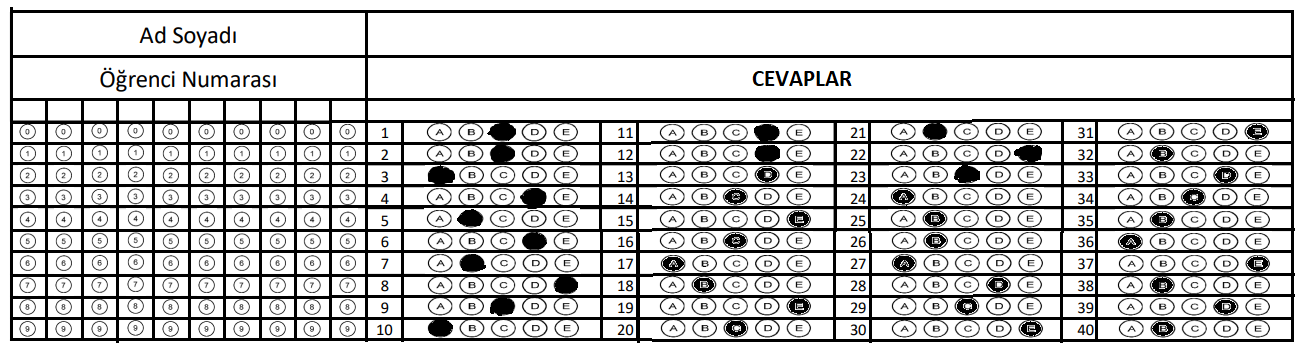
#> input picture cevapanahtari.png, 1310 x 356 px
$ python main.py
#> lines starting #> are read from the running program, lines starting #| are printed output that depends on the picture; after the words box and inside, x2 and y2 are one past the last pixel; in counts of white or black regions, pixels touching at a corner belong together
### utility.py
import cv2 as cv

def preprocess(img):
    tmpdraw = img.copy()  #büyük dikdörtgeni çizmek için gercek resmin bir kopyası alındı.
    bigcount = img.copy()
    canny = cv.Canny(img,10,50) # resmin kenarları algılandı
    countours,hierarchy = cv.findContours(canny,cv.RETR_EXTERNAL,cv.CHAIN_APPROX_NONE) #Resmin kenarları çizildi.
    cv.drawContours(tmpdraw,countours,-1,(255,0,0),10) #Kenarların çizimi gerçekleşti.
    cv.imshow("a",tmpdraw) # burada deneme amaclı ekranda gösterdik
    cv.waitKey(0)


    big = rectangles(countours) # burada en büyük dikdörtgeni almak için fonksıyon cagırdık.

    # Burada dış dikdörtgen algılıyor.
    peri = cv.arcLength(big,True) #cevre
    aprox = cv.approxPolyDP(big,0.02*peri,True)
    biggestCount = aprox
    #

    cv.drawContours(bigcount,biggestCount,-1,(255,0,0),10) # en buyuk dikdörtgen çizdik
    cv.imshow("a",bigcount) # burada deneme amaclı ekranda gösterdik.
    cv.waitKey(0)

def rectangles(countours): # Dikdörtgen adı altında fonksiyon ismi tanımladım ve içine countours parametresini verdim.
    rect = [] # rect adında boş bir dizi oluşturdum.
    for i in countours:
        area = cv.contourArea(i) # Döngüye alıp çizilen kenarların her bırı ıcın bır alan hesabı yaptı.

        if area > 500:
            peri = cv.arcLength(i,True) # arclength cevre hesabı yaptırdık.
            aprox = cv.approxPolyDP(i,peri * 0.02,True) # approxplydp ile çizilen kenarın kac kenarlı oldugu bulmaya çalışıyor.

            if len(aprox) == 4: # kenar sayısı 4 olanlarını aldım.
                rect.append(i) # rect dizisine ekledik
    rect = sorted(rect,key=cv.contourArea,reverse=True) # dikdörtgenleri sıraladık
    return rect[0] # en buyuk dikdörtgen aldı.

### main.py
import cv2 as cv
import utility as ut
import os

p = os.getcwd() #(os işleitm sistemi için bir api)bulundugum dızını gosterıyor
path = os.listdir( p + '/fotograflar/') #bulundugum dızınde kı fotograflara attım ve listeledim
cvppath = "cevapanahtari.png" # bulundugum dızındekı cevap anahtarı
cevapanahtari = cv.imread(cvppath) #İmread -->cevap anahtarı okuyor.
#> cevapanahtari is the input picture: shape (356, 1310, 3); mean B, G, R 200.4, 200.4, 200.4
cevapanahtari = ut.preprocess(cevapanahtari)  # utiltydeki preprocess fonksiyonu incele.
#> in preprocess, `canny = cv.Canny(img,10,50)`:
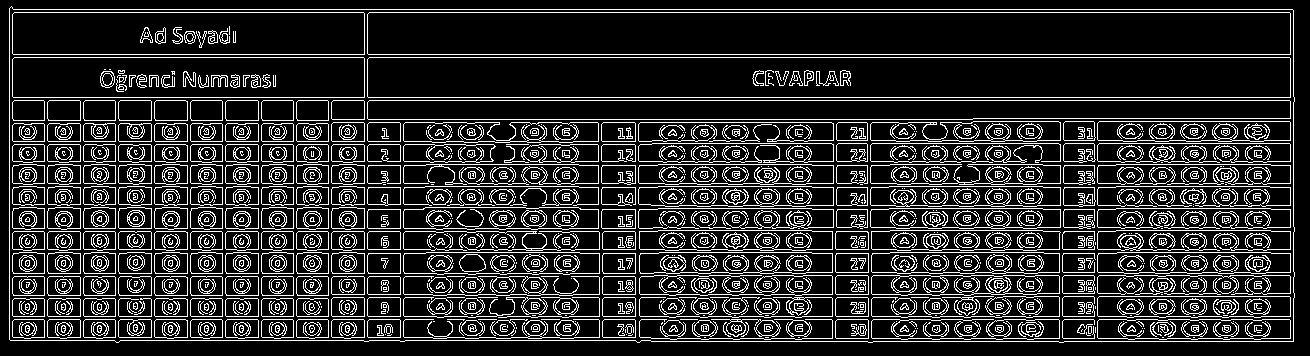
#> canny: shape (356, 1310); 17.2% white in thin lines or dots
#> in preprocess, `countours,hierarchy = cv.findContours(canny,cv.RETR_EXTERNAL,cv.CHAIN_..`: countours = 1 contour; box (x1, y1, x2, y2) and area: (9, 6, 1295, 343) 425708
#> in preprocess, `cv.drawContours(tmpdraw,countours,-1,(255,0,0),10)`:
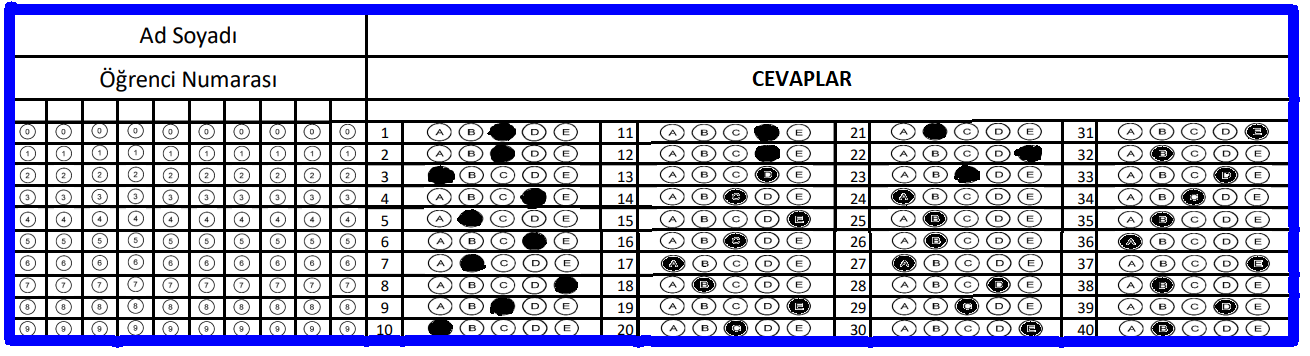
#> tmpdraw: shape (356, 1310, 3); 7.62% of pixels changed, all inside (x1, y1, x2, y2) = (4, 1, 1300, 348)
#> the loop in rectangles, `for i in countours:` made 1 pass
#> (area, peri, aprox) on pass 1: (425708.5, 3243.8, [[9, 8], [10, 340], [1293, 341], [1292, 9]])
#> after the loop in rectangles, `for i in countours:`: rect has the same summary as countours in preprocess
#> in preprocess, `big = rectangles(countours)`: big = contour of 3231 points, box (x1, y1, x2, y2) (9, 6, 1295, 343), area 425708
#> in preprocess, `peri = cv.arcLength(big,True)`: peri = 3243.8
#> in preprocess, `aprox = cv.approxPolyDP(big,0.02*peri,True)`: aprox = [[9, 8], [10, 340], [1293, 341], [1292, 9]]
#> in preprocess, `cv.drawContours(bigcount,biggestCount,-1,(255,0,0),10)`:
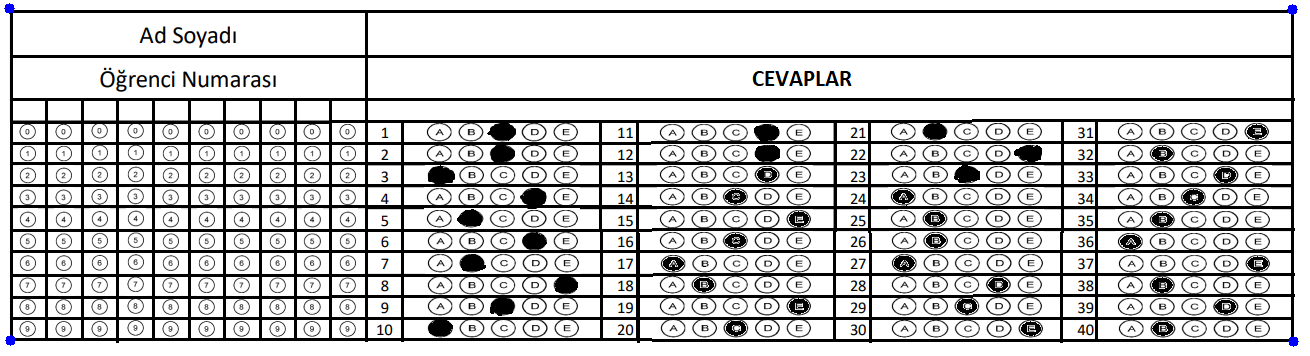
#> bigcount: shape (356, 1310, 3); 0.07% of pixels changed, all inside (x1, y1, x2, y2) = (4, 3, 1299, 347)

# Tum fotograflar belirtilen diziden teker teker okur ve sonuçu excelle yazdırıyor.
for i in range(0,len(path)):
    imgs = cv.imread('./fotograflar/' + path[i]) # fotograflar dızınıdekı tum sırayla fotoları okudu.
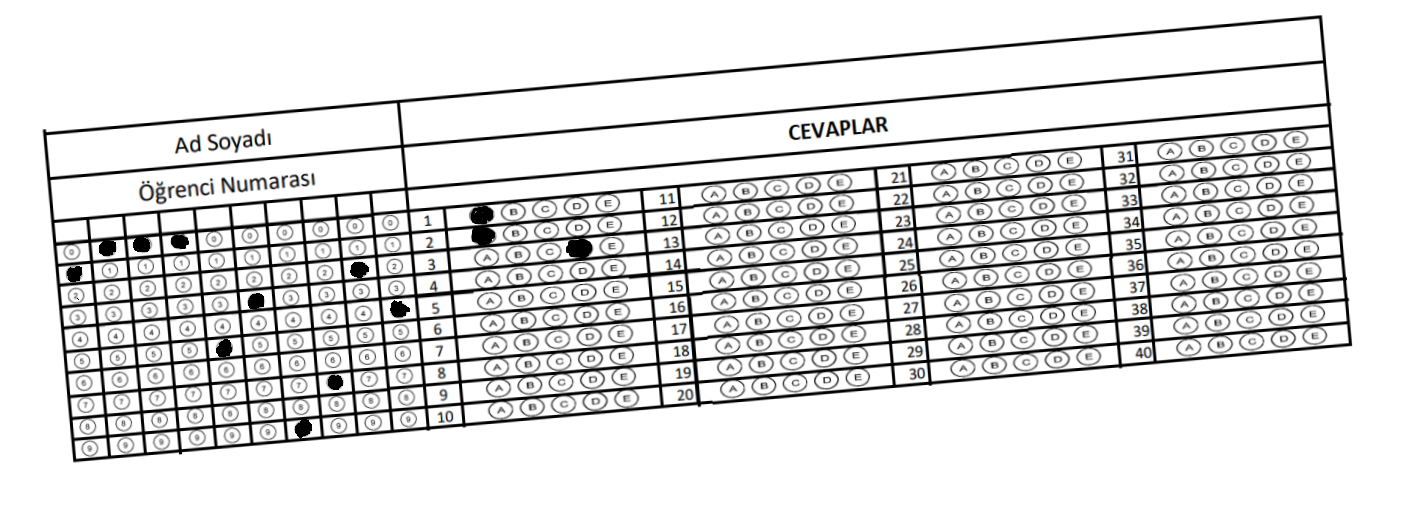
#> input picture fotograflar/1.png, 1410 x 516 px
#> imgs is the input picture: shape (516, 1410, 3); mean B, G, R 221.8, 221.8, 221.8
    ut.preprocess(imgs) #fotografı biçimlendirdi.
#> in preprocess (call 2), `canny = cv.Canny(img,10,50)`:
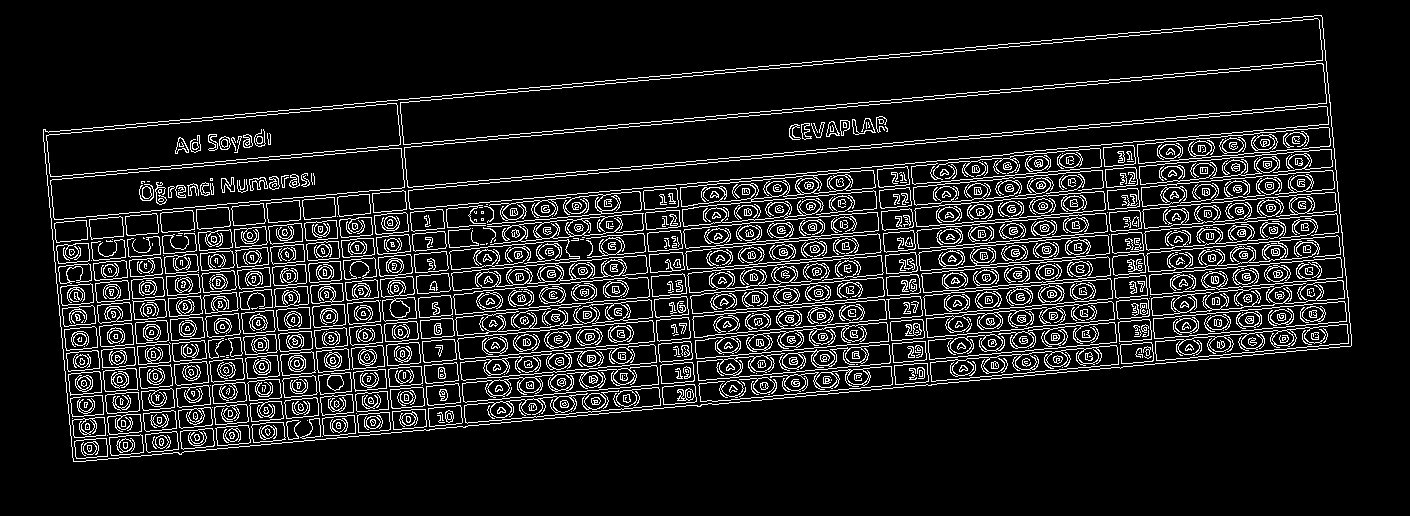
#> canny: shape (516, 1410); 11.3% white in thin lines or dots, all inside (x1, y1, x2, y2) = (43, 15, 1352, 462)
#> in preprocess (call 2), `countours,hierarchy = cv.findContours(canny,cv.RETR_EXTERNAL,cv.CHAIN_..`: countours = 1 contour; box (x1, y1, x2, y2) and area: (43, 15, 1352, 462) 425718
#> in preprocess (call 2), `cv.drawContours(tmpdraw,countours,-1,(255,0,0),10)`:
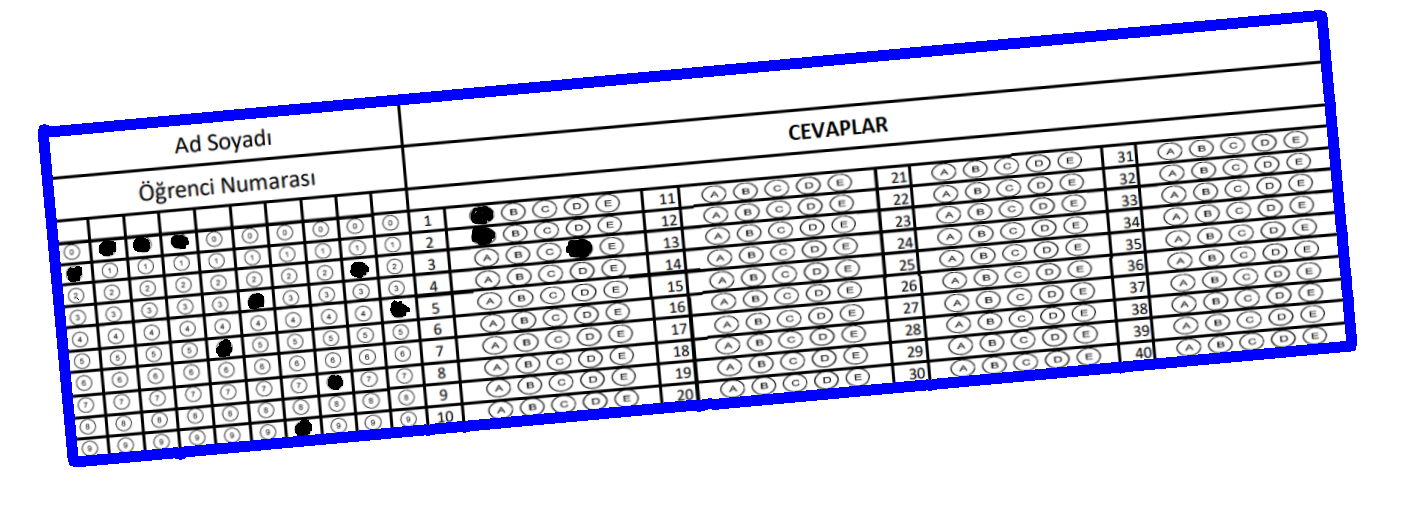
#> tmpdraw: shape (516, 1410, 3); 4.87% of pixels changed, all inside (x1, y1, x2, y2) = (38, 10, 1357, 467)
#> the loop in rectangles (call 2), `for i in countours:` made 1 pass
#> (area, peri, aprox) on pass 1: (425718, 3348.4, [[1322, 17], [43, 129], [73, 461], [1350, 346]])
#> after the loop in rectangles (call 2), `for i in countours:`: rect has the same summary as countours in preprocess
#> in preprocess (call 2), `big = rectangles(countours)`: big = contour of 3220 points, box (x1, y1, x2, y2) (43, 15, 1352, 462), area 425718
#> in preprocess (call 2), `peri = cv.arcLength(big,True)`: peri = 3348.4
#> in preprocess (call 2), `aprox = cv.approxPolyDP(big,0.02*peri,True)`: aprox = [[1322, 17], [43, 129], [73, 461], [1350, 346]]
#> in preprocess (call 2), `cv.drawContours(bigcount,biggestCount,-1,(255,0,0),10)`:
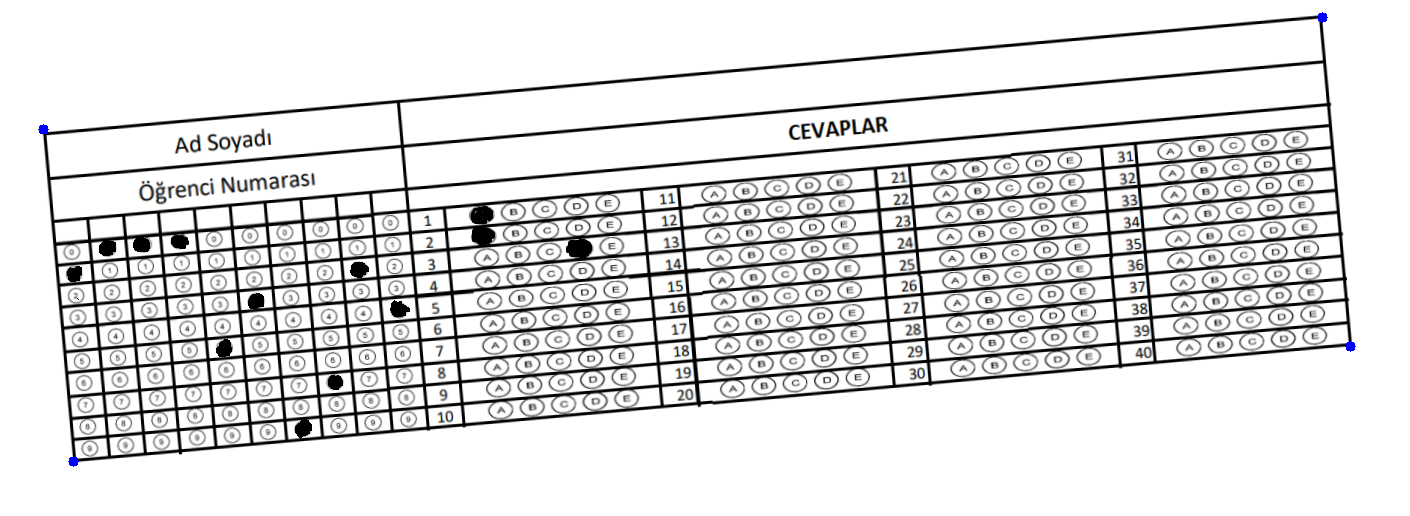
#> bigcount: shape (516, 1410, 3); 0.04% of pixels changed, all inside (x1, y1, x2, y2) = (38, 12, 1356, 467)
#> pass 2 of the loop `for i in range(0,len(path)):`:
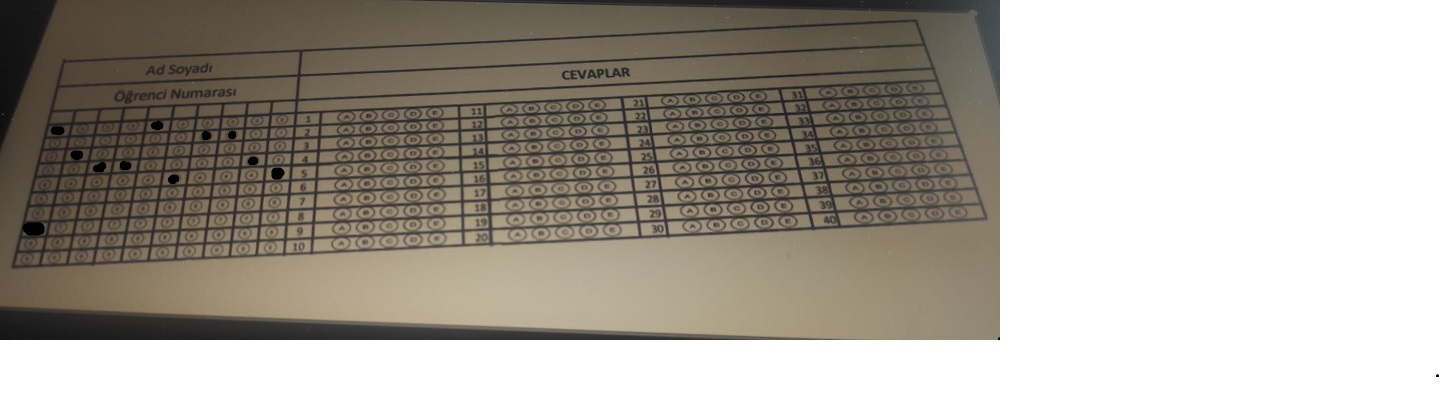
#> input picture fotograflar/2.png, 1445 x 405 px
#> imgs is the input picture: shape (405, 1445, 3); mean B, G, R 157.4, 166, 171.4
#> in preprocess (call 3), `canny = cv.Canny(img,10,50)`:
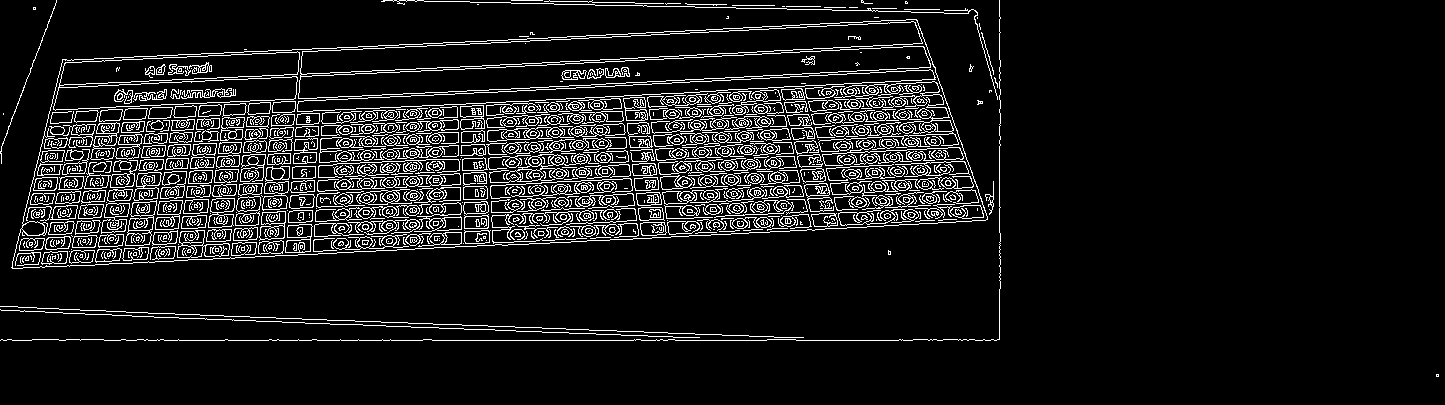
#> canny: shape (405, 1445); 9.3% white in thin lines or dots
#> countours = 37 contours, 34 with area under 20; largest, box (x1, y1, x2, y2) and area: (11, 19, 988, 269) 188003, (985, 181, 994, 215) 34, (381, 0, 998, 100) 21
#> tmpdraw: shape (405, 1445, 3)
#> after the loop in rectangles (call 3), `for i in countours:`: rect = 1 contour; box (x1, y1, x2, y2) and area: (11, 19, 988, 269) 188003
#> big = contour of 2238 points, box (x1, y1, x2, y2) (11, 19, 988, 269), area 188003
#> in preprocess (call 3), `peri = cv.arcLength(big,True)`: peri = 2333.3
#> in preprocess (call 3), `aprox = cv.approxPolyDP(big,0.02*peri,True)`: aprox = [[987, 216], [916, 19], [62, 59], [11, 267]]
#> in preprocess (call 3), `cv.drawContours(bigcount,biggestCount,-1,(255,0,0),10)`:
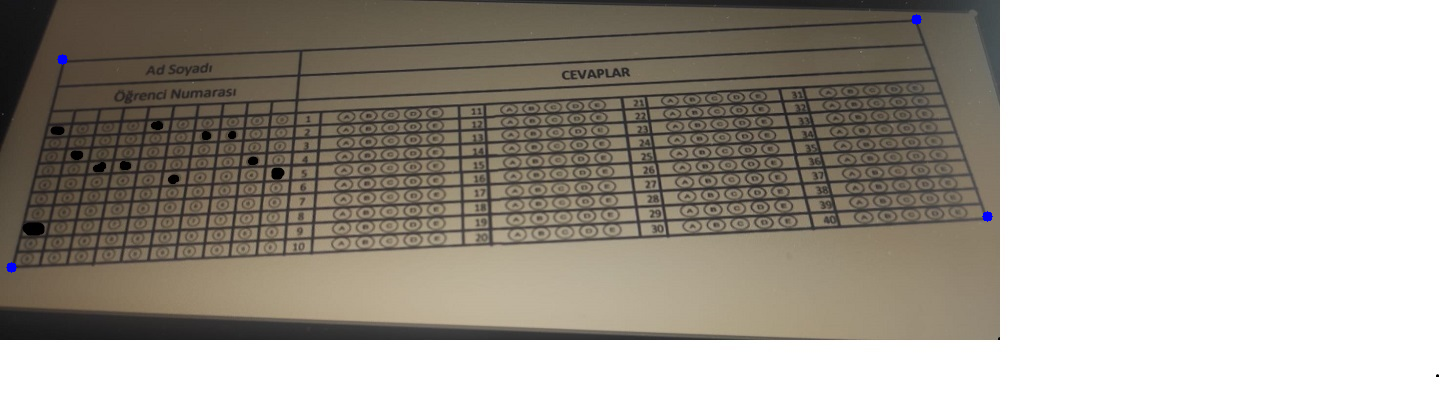
#> bigcount: shape (405, 1445, 3); 0.06% of pixels changed, all inside (x1, y1, x2, y2) = (6, 14, 993, 273)
#> pass 3 of the loop `for i in range(0,len(path)):`:
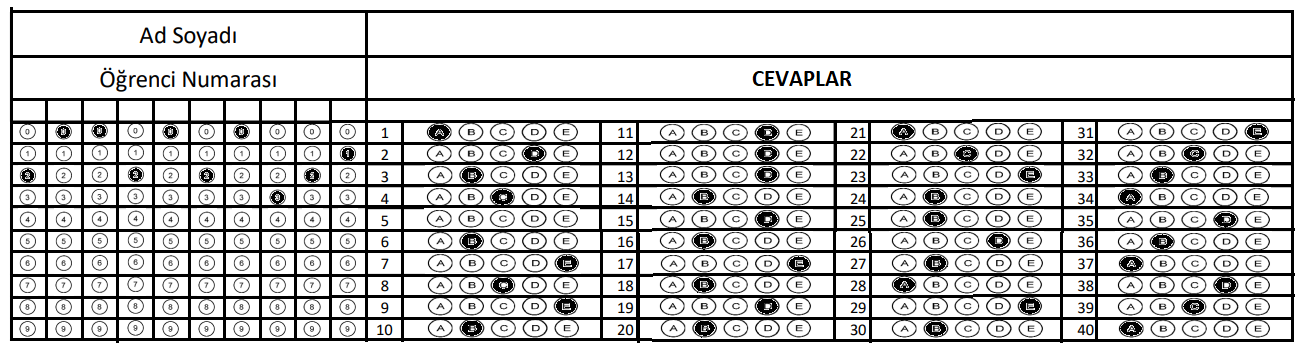
#> input picture fotograflar/3.png, 1310 x 356 px
#> imgs is the input picture: shape (356, 1310, 3); mean B, G, R 200.8, 200.8, 200.8
#> in preprocess (call 4), `canny = cv.Canny(img,10,50)`:
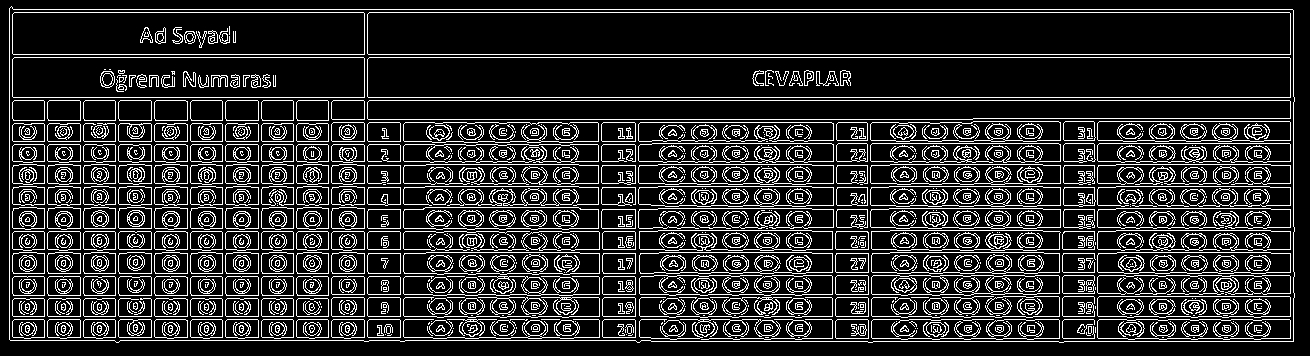
#> canny: shape (356, 1310); 17.5% white in thin lines or dots
#> countours = 1 contour; box (x1, y1, x2, y2) and area: (9, 6, 1295, 343) 425708
#> after the loop in rectangles (call 4), `for i in countours:`: rect has the same summary as countours in preprocess
#> big = contour of 3231 points, box (x1, y1, x2, y2) (9, 6, 1295, 343), area 425708
#> in preprocess (call 4), `peri = cv.arcLength(big,True)`: peri = 3243.8
#> in preprocess (call 4), `aprox = cv.approxPolyDP(big,0.02*peri,True)`: aprox = [[9, 8], [10, 340], [1293, 341], [1292, 9]]
#> in preprocess (call 4), `cv.drawContours(bigcount,biggestCount,-1,(255,0,0),10)`:
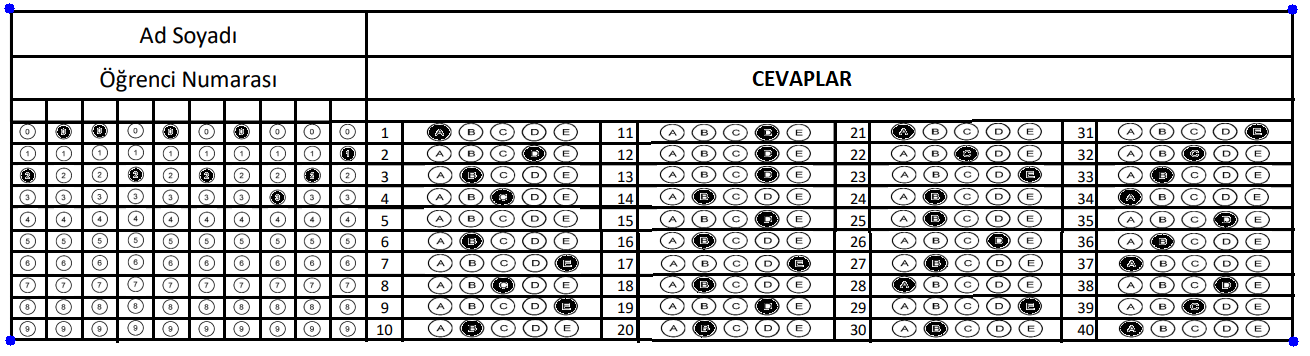
#> bigcount: shape (356, 1310, 3); 0.07% of pixels changed, all inside (x1, y1, x2, y2) = (4, 3, 1299, 347)
